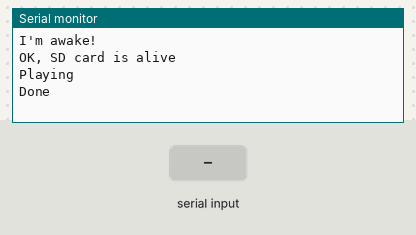
The sketch below on a simulated Arduino Uno, built with avr-gcc and run on an emulated ATmega328P. On the bench: the last lines printed to the serial monitor. The inputs (shaded band) are chosen by the test bench. Storage starts empty; the audio player accepts every command and is not drawn.

Above: at 1.2 s.
1.3 s: "s" received over Serial
At 2.1 s:
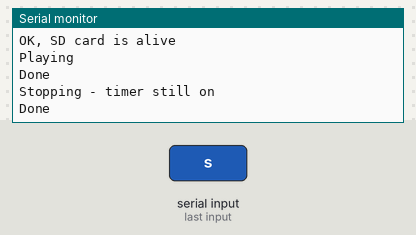
2.8 s: "S" received over Serial
At 3.2 s:
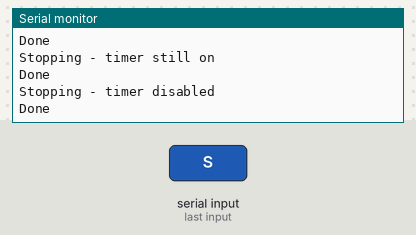
4.3 s: "q" received over Serial
At 5.0 s:
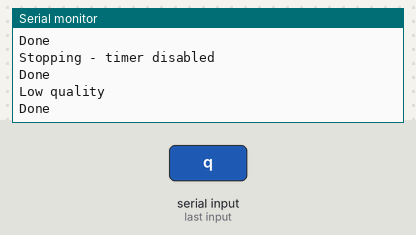
5.8 s: "Q" received over Serial
At 6.2 s:
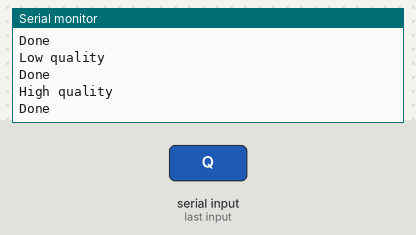
7.3 s: "+" received over Serial
At 8.4 s:
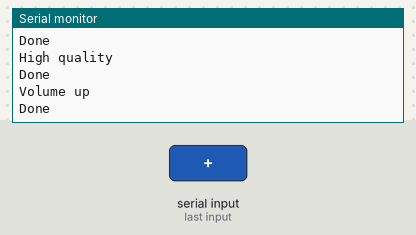
8.8 s: "-" received over Serial
At 9.6 s:
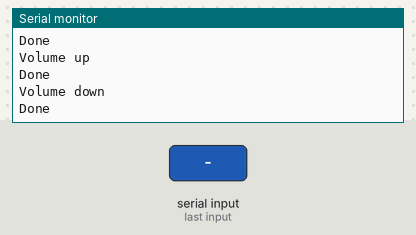

Measured:
- after the input at 1.3 s, the serial monitor: prints a new line at once (image 1)
- after the input at 2.8 s, the serial monitor: prints a new line at once (image 2)
- after the input at 4.3 s, the serial monitor: prints a new line at once (image 3)
- after the input at 5.8 s, the serial monitor: prints a new line at once (image 4)
- after the input at 7.3 s, the serial monitor: prints a new line at once (image 5)
- after the input at 8.8 s, the serial monitor: prints a new line at once (image 6)

The sketch:

MusicIC_x.ino
```cpp
// MusicIC_x.ino

// Music IC implementation using alternative library for sd card playback. May be a better solution.

#include <SD.h>                      // need to include the SD library
//#define SD_ChipSelectPin 53  //example uses hardware SS pin 53 on Mega2560
#define SD_ChipSelectPin 10  //using digital pin 4 on arduino nano 328, can use other pins
#include <TMRpcm.h>           //  also need to include this library...
#include <SPI.h>

TMRpcm tmrpcm;   // create an object for use in this sketch

// NOTE BENE: pcmCobfig.h has been edited; sd card half speed is selected, output 2 on pin 10 is disabled, tag handling is enabled.

void setup(){

  tmrpcm.speakerPin = 9; //5,6,11 or 46 on Mega, 9 on Uno, Nano, etc

  Serial.begin(9600);
  Serial.println("I'm awake!");
  if (!SD.begin(SD_ChipSelectPin)) {  // see if the card is present and can be initialized:
    Serial.println("SD fail");
    return;   // don't do anything more if not
  }
  else { Serial.println("OK, SD card is alive");}
  Serial.println("Playing");
  tmrpcm.play("ADMIN.wav"); //the sound file "music" will play each time the arduino powers up, or is reset
  Serial.println("Done");
}


void loop(){

  if(Serial.available()){
    switch(Serial.read()){
      case 'p':
        Serial.println("Playing");
        tmrpcm.play("ADMIN.wav");
        Serial.println("Done");
        break;
      case 's':
        Serial.println("Stopping - timer still on");
        tmrpcm.stopPlayback();
        Serial.println("Done");
        break;
      case 'S':
        Serial.println("Stopping - timer disabled");
        tmrpcm.disable();
        Serial.println("Done");
        break;
      case 'q':
        Serial.println("Low quality");
        tmrpcm.quality(0);
        Serial.println("Done");
        break;
      case 'Q':
        Serial.println("High quality");
        tmrpcm.quality(1);
        Serial.println("Done");
        break;
      case '+':
        Serial.println("Volume up");
        tmrpcm.volume(1);
        Serial.println("Done");
        break;
      case '-':
        Serial.println("Volume down");
        tmrpcm.volume(0);
        Serial.println("Done");
        break;
      case 'm':
        Serial.println("Pause/unpause");
        tmrpcm.pause();
        Serial.println("Done");
        break;
      default: break;
    }
  }

}
```
